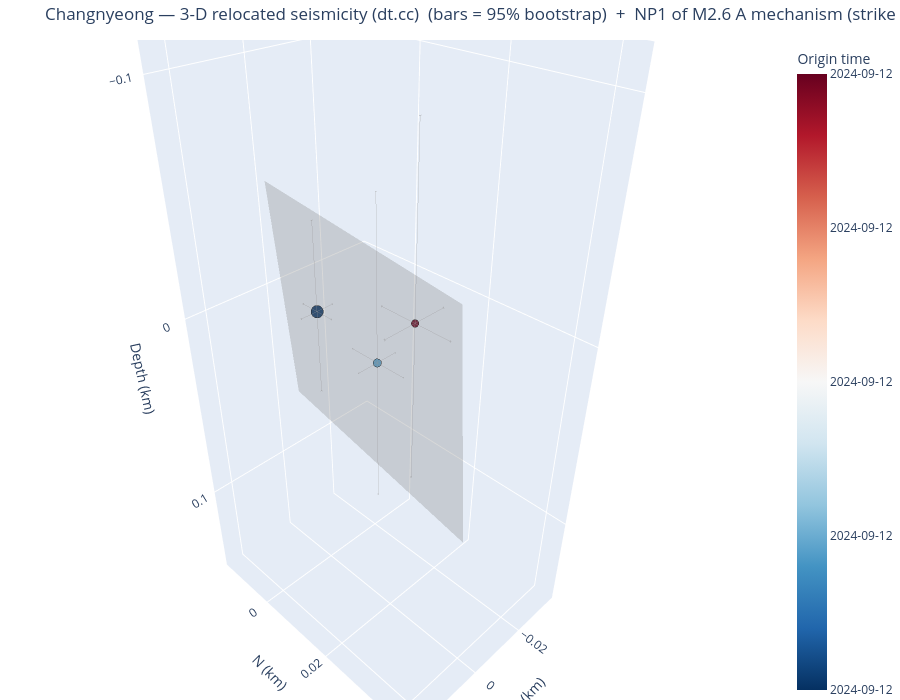

Notebook cell for this chart:
### Markdown cell above
## 5. Seismicity in 3-D (interactive)

`plot_3d_plane` returns an **interactive plotly** 3-D view of the dt.cc hypocentres (relative E–N–depth km,
coloured by origin time, sized by magnitude) with the SVD best-fit fault plane overlaid as a translucent
patch — rotate/zoom to judge planarity and dip. (Interactivity is live in a running notebook; committed
notebooks are output-stripped, and a static export needs the optional `kaleido` package.)

### Code cell
fig3d = viz.plot_3d_plane(cfg, VELMODEL)
try:                                  # optional static export (needs kaleido); harmless if absent
    fig3d.write_image(f"/tmp/{CLUSTER}_3d.png", scale=2)
except Exception as _e:
    print("(static export skipped — install kaleido for a PNG; the figure is interactive in a live notebook)")
fig3d                                 # <- interactive in JupyterLab: drag to rotate, scroll to zoom

### Figure 1 — Plotly figure (JSON) as saved in the notebook; plotly's stock layout.template omitted (floating-point values rounded to 4 significant figures)
{"data": [{"error_x": {"array": [0.005301, 0.007801, 0.008303], "color": "rgba(80,80,80,0.5)", "thickness": 0.8, "type": "data", "width": 2}, "error_y": {"array": [0.0041, 0.008151, 0.006702], "color": "rgba(80,80,80,0.5)", "thickness": 0.8, "type": "data", "width": 2}, "error_z": {"array": [0.04221, 0.09157, 0.06633], "color": "rgba(80,80,80,0.5)", "thickness": 0.8, "type": "data", "width": 2}, "marker": {"color": [19980.0, 19980.0, 19980.0], "colorbar": {"ticktext": ["2024-09-12", "2024-09-12", "2024-09-12", "2024-09-12", "2024-09-12"], "tickvals": [19980.0, 19980.0, 19980.0, 19980.0, 19980.0], "title": {"text": "Origin time"}}, "colorscale": [[0.0, "rgb(5,48,97)"], [0.1, "rgb(33,102,172)"], [0.2, "rgb(67,147,195)"], [0.3, "rgb(146,197,222)"], [0.4, "rgb(209,229,240)"], [0.5, "rgb(247,247,247)"], [0.6, "rgb(253,219,199)"], [0.7, "rgb(244,165,130)"], [0.8, "rgb(214,96,77)"], [0.9, "rgb(178,24,43)"], [1.0, "rgb(103,0,31)"]], "line": {"color": "black", "width": 0.5}, "opacity": 0.95, "size": [14.4, 9.6, 8.8]}, "mode": "markers", "name": "Hypocentres", "text": ["200000  M2.6", "200001  M1.4", "200002  M1.2"], "type": "scatter3d", "x": [0.0, -0.0273, 0.0161], "y": [0.0, -0.0043, 0.0364], "z": [0.0, 0.0535, -0.0416]}, {"color": "gray", "hoverinfo": "name", "i": [0, 0], "j": [1, 3], "k": [3, 2], "name": "NP1 of M2.6 A mechanism 192/88", "opacity": 0.3, "showscale": false, "type": "mesh3d", "x": [-0.005254, -0.0006624, 0.005971, 0.01056], "y": [-0.01275, -0.01368, 0.04242, 0.04149], "z": [0.0622, -0.04959, 0.0622, -0.04959]}], "layout": {"height": 700, "margin": {"b": 0, "l": 0, "r": 0, "t": 40}, "scene": {"aspectmode": "data", "xaxis": {"title": {"text": "E (km)"}}, "yaxis": {"title": {"text": "N (km)"}}, "zaxis": {"autorange": "reversed", "title": {"text": "Depth (km)"}}}, "title": {"text": "Changnyeong — 3-D relocated seismicity (dt.cc)  (bars = 95% bootstrap)  +  NP1 of M2.6 A mechanism (strike 192°, dip 88°)"}}}
